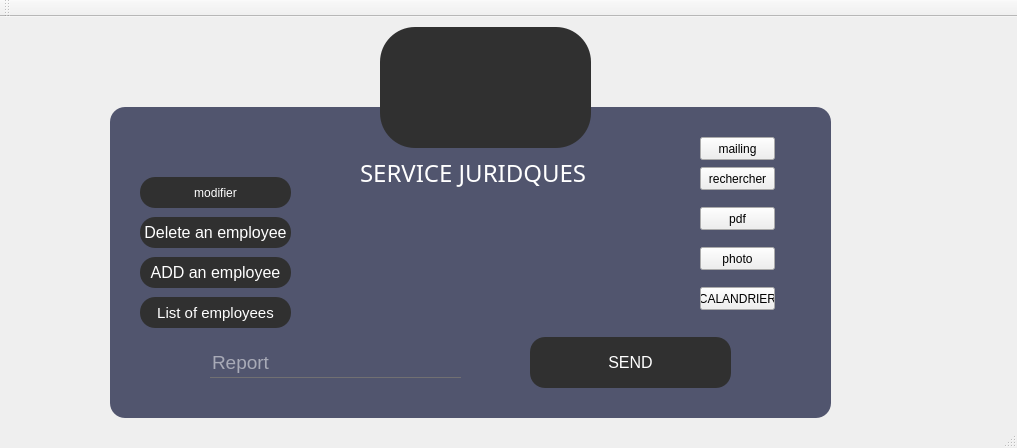
<?xml version="1.0" encoding="UTF-8"?>
<ui version="4.0">
 <class>MainWindow</class>
 <widget class="QMainWindow" name="MainWindow">
  <property name="geometry">
   <rect>
    <x>0</x>
    <y>0</y>
    <width>1017</width>
    <height>448</height>
   </rect>
  </property>
  <property name="windowTitle">
   <string>Gestion des Clients</string>
  </property>
  <property name="styleSheet">
   <string notr="true">*{
    background:url(C:/HHH.jpg) ;
}</string>
  </property>
  <widget class="QWidget" name="centralWidget">
   <widget class="QFrame" name="Qframe_2">
    <property name="geometry">
     <rect>
      <x>110</x>
      <y>90</y>
      <width>721</width>
      <height>311</height>
     </rect>
    </property>
    <property name="styleSheet">
     <string notr="true">QFrame
{
	background:#51556e;
    border-radius:15px;
}</string>
    </property>
    <property name="frameShape">
     <enum>QFrame::StyledPanel</enum>
    </property>
    <property name="frameShadow">
     <enum>QFrame::Raised</enum>
    </property>
    <widget class="QLabel" name="label_7">
     <property name="geometry">
      <rect>
       <x>250</x>
       <y>40</y>
       <width>251</width>
       <height>51</height>
      </rect>
     </property>
     <property name="styleSheet">
      <string notr="true">*{
    font-family:century gothic;
    font-size:24px;
	color:white;
}

</string>
     </property>
     <property name="text">
      <string>SERVICE JURIDQUES</string>
     </property>
    </widget>
    <widget class="QLabel" name="label_8">
     <property name="geometry">
      <rect>
       <x>380</x>
       <y>450</y>
       <width>231</width>
       <height>171</height>
      </rect>
     </property>
     <property name="text">
      <string/>
     </property>
     <property name="pixmap">
      <pixmap>D:/QTprojet/smart court.png</pixmap>
     </property>
     <property name="scaledContents">
      <bool>true</bool>
     </property>
    </widget>
    <widget class="QPushButton" name="pushButton_5">
     <property name="geometry">
      <rect>
       <x>420</x>
       <y>230</y>
       <width>201</width>
       <height>51</height>
      </rect>
     </property>
     <property name="font">
      <font>
       <pointsize>12</pointsize>
      </font>
     </property>
     <property name="styleSheet">
      <string notr="true">*{
color:white;
border-radius: 15px;
background:#303030;
}

*:hover
{
	color:#303030;
	border-radius:15px;
	background:white
}</string>
     </property>
     <property name="text">
      <string>SEND</string>
     </property>
    </widget>
    <widget class="QLineEdit" name="lineEdit_4">
     <property name="geometry">
      <rect>
       <x>100</x>
       <y>240</y>
       <width>251</width>
       <height>31</height>
      </rect>
     </property>
     <property name="font">
      <font>
       <pointsize>14</pointsize>
      </font>
     </property>
     <property name="acceptDrops">
      <bool>true</bool>
     </property>
     <property name="styleSheet">
      <string notr="true">*{
background:transparent;
border:none;
color:white;
border-bottom:1px solid #717072;
}</string>
     </property>
     <property name="inputMask">
      <string/>
     </property>
     <property name="text">
      <string/>
     </property>
     <property name="maxLength">
      <number>32767</number>
     </property>
     <property name="placeholderText">
      <string>Report</string>
     </property>
    </widget>
    <widget class="QPushButton" name="hiiii">
     <property name="geometry">
      <rect>
       <x>30</x>
       <y>150</y>
       <width>151</width>
       <height>31</height>
      </rect>
     </property>
     <property name="font">
      <font>
       <pointsize>12</pointsize>
      </font>
     </property>
     <property name="styleSheet">
      <string notr="true">*{
color:white;
border:blue;
border-radius: 15px;
background:#303030;
}

*:hover
{
	color:#303030;
	border-radius:15px;
	background:white
}</string>
     </property>
     <property name="text">
      <string>ADD an employee</string>
     </property>
     <property name="icon">
      <iconset>
       <normaloff>../../unknown (3).png</normaloff>../../unknown (3).png</iconset>
     </property>
    </widget>
    <widget class="QPushButton" name="pushButton_2">
     <property name="geometry">
      <rect>
       <x>30</x>
       <y>110</y>
       <width>151</width>
       <height>31</height>
      </rect>
     </property>
     <property name="font">
      <font>
       <pointsize>12</pointsize>
      </font>
     </property>
     <property name="styleSheet">
      <string notr="true">*{
color:white;
border-radius: 15px;
background:#303030;
}

*:hover
{
	color:#303030;
	border-radius:15px;
	background:white
}</string>
     </property>
     <property name="text">
      <string>Delete an employee</string>
     </property>
     <property name="icon">
      <iconset>
       <normaloff>../../unknown (4).png</normaloff>../../unknown (4).png</iconset>
     </property>
    </widget>
    <widget class="QPushButton" name="hkkk">
     <property name="geometry">
      <rect>
       <x>30</x>
       <y>190</y>
       <width>151</width>
       <height>31</height>
      </rect>
     </property>
     <property name="font">
      <font>
       <pointsize>11</pointsize>
      </font>
     </property>
     <property name="styleSheet">
      <string notr="true">*{
color:white;
border-radius: 15px;
background:#303030;
}

*:hover
{
	color:#303030;
	border-radius:15px;
	background:white
}</string>
     </property>
     <property name="text">
      <string>List of employees</string>
     </property>
     <property name="icon">
      <iconset>
       <normaloff>../../unknown (2).png</normaloff>../../unknown (2).png</iconset>
     </property>
    </widget>
    <widget class="QPushButton" name="mod">
     <property name="geometry">
      <rect>
       <x>30</x>
       <y>70</y>
       <width>151</width>
       <height>31</height>
      </rect>
     </property>
     <property name="styleSheet">
      <string notr="true">*{
color:white;
border:blue;
border-radius: 15px;
background:#303030;
}

*:hover
{
	color:#303030;
	border-radius:15px;
	background:white
}</string>
     </property>
     <property name="text">
      <string>modifier</string>
     </property>
     <property name="icon">
      <iconset>
       <normaloff>../../unknown (1).png</normaloff>../../unknown (1).png</iconset>
     </property>
    </widget>
    <widget class="QPushButton" name="rechercher">
     <property name="geometry">
      <rect>
       <x>590</x>
       <y>60</y>
       <width>75</width>
       <height>23</height>
      </rect>
     </property>
     <property name="text">
      <string>rechercher</string>
     </property>
    </widget>
    <widget class="QPushButton" name="pushButton_4">
     <property name="geometry">
      <rect>
       <x>590</x>
       <y>100</y>
       <width>75</width>
       <height>23</height>
      </rect>
     </property>
     <property name="text">
      <string>pdf</string>
     </property>
    </widget>
    <widget class="QPushButton" name="pushButton_6">
     <property name="geometry">
      <rect>
       <x>590</x>
       <y>140</y>
       <width>75</width>
       <height>23</height>
      </rect>
     </property>
     <property name="text">
      <string>photo</string>
     </property>
    </widget>
    <widget class="QPushButton" name="pushButton">
     <property name="geometry">
      <rect>
       <x>590</x>
       <y>180</y>
       <width>75</width>
       <height>23</height>
      </rect>
     </property>
     <property name="text">
      <string>CALANDRIER</string>
     </property>
    </widget>
    <widget class="QPushButton" name="pushButton_3">
     <property name="geometry">
      <rect>
       <x>590</x>
       <y>30</y>
       <width>75</width>
       <height>23</height>
      </rect>
     </property>
     <property name="text">
      <string>mailing</string>
     </property>
    </widget>
   </widget>
   <widget class="QPushButton" name="pushButton_15">
    <property name="geometry">
     <rect>
      <x>380</x>
      <y>10</y>
      <width>211</width>
      <height>121</height>
     </rect>
    </property>
    <property name="font">
     <font>
      <pointsize>20</pointsize>
     </font>
    </property>
    <property name="styleSheet">
     <string notr="true">*{
border-radius: 35px;
border-color:white;
background:#303030;
}</string>
    </property>
    <property name="text">
     <string/>
    </property>
    <property name="icon">
     <iconset>
      <normaloff>../../../../clubs &amp; events/icons/2636184.png</normaloff>../../../../clubs &amp; events/icons/2636184.png</iconset>
    </property>
    <property name="iconSize">
     <size>
      <width>60</width>
      <height>60</height>
     </size>
    </property>
   </widget>
  </widget>
  <widget class="QMenuBar" name="menuBar">
   <property name="geometry">
    <rect>
     <x>0</x>
     <y>0</y>
     <width>1017</width>
     <height>22</height>
    </rect>
   </property>
  </widget>
  <widget class="QToolBar" name="mainToolBar">
   <attribute name="toolBarArea">
    <enum>TopToolBarArea</enum>
   </attribute>
   <attribute name="toolBarBreak">
    <bool>false</bool>
   </attribute>
  </widget>
  <widget class="QStatusBar" name="statusBar"/>
 </widget>
 <layoutdefault spacing="6" margin="11"/>
 <resources/>
 <connections/>
</ui>
